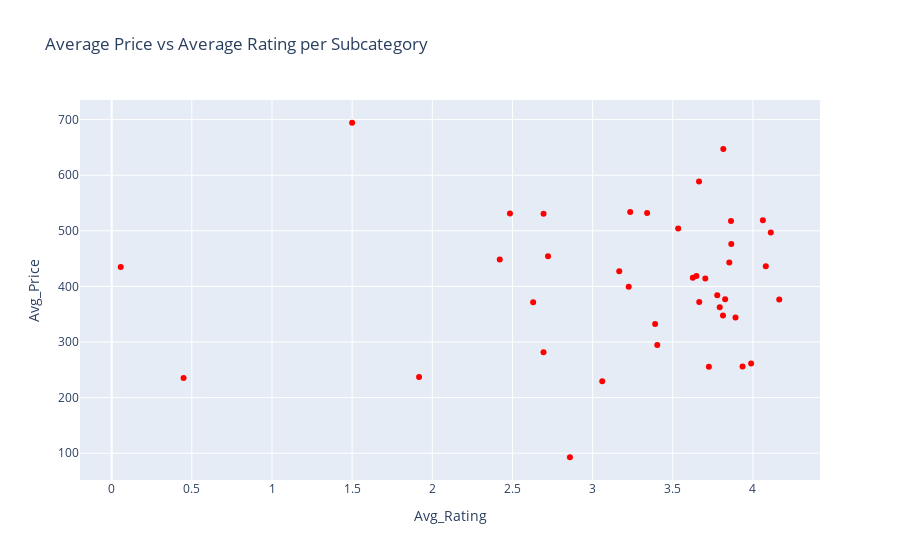

Source (notebook cell):
### Code cell
import plotly.express as px

fig = px.scatter(
    subcat_avg,
    x="Avg_Rating",
    y="Avg_Price",
    hover_name="Subcategory",  # when you hover, you see subcategory name
    title="Average Price vs Average Rating per Subcategory",
    color_discrete_sequence=["red"]
)

fig.show()

### Figure 1 — Plotly figure (JSON) as saved in the notebook; plotly's stock layout.template omitted (floating-point values rounded to 4 significant figures)
{"data": [{"hovertemplate": "<b>%{hovertext}</b><br><br>Avg_Rating=%{x}<br>Avg_Price=%{y}<extra></extra>", "hovertext": ["3xl trackpant", "Baby Clothing\r\n1231", "Baby Clothing\r\n8144", "Boys Clothing\r\n27056", "Boys Clothing\r\n607", "Car & Vehicle Electronics\r\n408", "Car Fresheners & Purifiers\r\n10", "Ethnic Wear For Men\r\n19775", "Ethnic Wear For Women", "Footwear", "Girls Clothing\r\n12551", "Helmets & Accessories\r\n284", "Innerwear For Men\r\n40989", "Jeans For Men\r\n6028", "Kid'S Fashion & Accessories", "Kid'S Footwear\r\n7210", "Kids Accessories\r\n1106", "Kurtas & Kurtis\r\n268", "Men'S Clothing", "Men'S Co-Ords Set\r\n1062", "Men'S T-Shirts & Polos\r\n45862", "Men'S Trackpants & Tracksuits\r\n3916", "Salwar Suit\r\n23", "Saree Essentials\r\n47", "Saree For Women\r\n2801", "Shawls For Women\r\n8", "Shirts For Men\r\n21794", "Shoes For Men\r\n24891", "Shorts For Men\r\n2778", "Sports Wear For Men\r\n10424", "Trousers For Men\r\n5306", "Unstitched Suit & Shirts For Men\r\n2345", "Winter Wear For Men\r\n8911", "Women'S Footwear\r\n19793", "cheapest item under 100", "gown girl", "long maxi dress", "one piece dress", "pari dress", "track pant"], "legendgroup": "", "marker": {"color": "red", "symbol": "circle"}, "mode": "markers", "name": "", "orientation": "v", "showlegend": false, "type": "scatter", "x": [3.625, 2.694, 2.629, 2.421, 3.403, 0.05654, 3.06, 3.664, 3.853, 4.08, 2.722, 0.4483, 3.725, 3.815, 3.39, 4.164, 1.917, 2.484, 3.935, 2.694, 3.989, 3.827, 3.234, 3.647, 3.166, 1.5, 3.891, 3.703, 3.813, 4.062, 3.865, 3.863, 3.534, 4.111, 2.858, 3.665, 3.778, 3.225, 3.34, 3.793], "xaxis": "x", "y": [415.6, 281.5, 371.3, 448.3, 294.4, 435.0, 229.6, 588.7, 443.0, 436.2, 454.4, 235.2, 255.3, 647.2, 332.4, 376.4, 236.9, 531.2, 255.9, 530.8, 261.3, 377.0, 533.9, 418.7, 427.4, 694.4, 344.0, 414.2, 347.6, 519.0, 476.1, 517.5, 504.2, 496.9, 92.73, 372, 383.9, 399.3, 532.2, 362.6], "yaxis": "y"}], "layout": {"legend": {"tracegroupgap": 0}, "title": {"text": "Average Price vs Average Rating per Subcategory"}, "xaxis": {"anchor": "y", "domain": [0, 1], "title": {"text": "Avg_Rating"}}, "yaxis": {"anchor": "x", "domain": [0, 1], "title": {"text": "Avg_Price"}}}}
